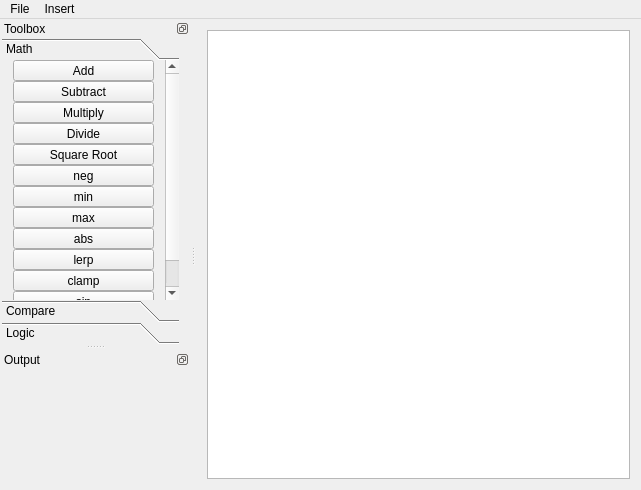
<?xml version="1.0" encoding="UTF-8"?>
<ui version="4.0">
 <class>MainWindow</class>
 <widget class="QMainWindow" name="MainWindow">
  <property name="geometry">
   <rect>
    <x>0</x>
    <y>0</y>
    <width>641</width>
    <height>490</height>
   </rect>
  </property>
  <property name="windowTitle">
   <string>MainWindow</string>
  </property>
  <widget class="QWidget" name="centralWidget">
   <layout class="QGridLayout" name="gridLayout_2">
    <item row="0" column="0">
     <widget class="Workspace" name="workspace"/>
    </item>
   </layout>
  </widget>
  <widget class="QMenuBar" name="menuBar">
   <property name="geometry">
    <rect>
     <x>0</x>
     <y>0</y>
     <width>641</width>
     <height>20</height>
    </rect>
   </property>
   <widget class="QMenu" name="menuInsert">
    <property name="title">
     <string>Insert</string>
    </property>
    <widget class="QMenu" name="menuComparison">
     <property name="title">
      <string>Compare</string>
     </property>
     <addaction name="actionGreaterThan"/>
     <addaction name="actionLessThan"/>
     <addaction name="actionEqual"/>
     <addaction name="actionNot_Equal"/>
    </widget>
    <widget class="QMenu" name="menuLogic">
     <property name="title">
      <string>Logic</string>
     </property>
     <addaction name="actionAND"/>
     <addaction name="actionOR"/>
     <addaction name="actionXOR"/>
     <addaction name="actionNOT"/>
    </widget>
    <widget class="QMenu" name="menuConstant">
     <property name="title">
      <string>Constant</string>
     </property>
     <addaction name="actionColor"/>
     <addaction name="actionDouble"/>
     <addaction name="actionBool"/>
    </widget>
    <widget class="QMenu" name="menuPixel">
     <property name="title">
      <string>Pixel</string>
     </property>
     <addaction name="actionX"/>
     <addaction name="actionY"/>
    </widget>
    <widget class="QMenu" name="menuCalc">
     <property name="title">
      <string>Math</string>
     </property>
     <addaction name="actionADD"/>
     <addaction name="actionSUB"/>
     <addaction name="actionMUL"/>
     <addaction name="actionDIV"/>
     <addaction name="separator"/>
     <addaction name="actionNEG"/>
     <addaction name="actionSQRT"/>
     <addaction name="actionAbsolute_Value"/>
     <addaction name="separator"/>
     <addaction name="actionLerp"/>
     <addaction name="actionClamp"/>
     <addaction name="separator"/>
     <addaction name="actionSin"/>
     <addaction name="actionCos"/>
     <addaction name="separator"/>
     <addaction name="actionMin"/>
     <addaction name="actionMax"/>
    </widget>
    <addaction name="menuCalc"/>
    <addaction name="menuComparison"/>
    <addaction name="menuLogic"/>
    <addaction name="menuConstant"/>
    <addaction name="actionLUT"/>
    <addaction name="actionIf"/>
    <addaction name="actionBitmap"/>
    <addaction name="separator"/>
    <addaction name="menuPixel"/>
    <addaction name="actionRender"/>
   </widget>
   <widget class="QMenu" name="menuFile">
    <property name="title">
     <string>File</string>
    </property>
    <addaction name="actionExport"/>
    <addaction name="separator"/>
    <addaction name="actionExit"/>
   </widget>
   <addaction name="menuFile"/>
   <addaction name="menuInsert"/>
  </widget>
  <widget class="QDockWidget" name="toolboxDock">
   <property name="minimumSize">
    <size>
     <width>190</width>
     <height>237</height>
    </size>
   </property>
   <property name="floating">
    <bool>false</bool>
   </property>
   <property name="features">
    <set>QDockWidget::DockWidgetFloatable|QDockWidget::DockWidgetMovable</set>
   </property>
   <property name="windowTitle">
    <string>Toolbox</string>
   </property>
   <attribute name="dockWidgetArea">
    <number>1</number>
   </attribute>
   <widget class="QWidget" name="dockWidgetContents">
    <layout class="QGridLayout" name="gridLayout_3">
     <property name="sizeConstraint">
      <enum>QLayout::SetMinimumSize</enum>
     </property>
     <property name="leftMargin">
      <number>2</number>
     </property>
     <property name="topMargin">
      <number>0</number>
     </property>
     <property name="bottomMargin">
      <number>0</number>
     </property>
     <property name="verticalSpacing">
      <number>0</number>
     </property>
     <item row="0" column="0">
      <widget class="QToolBox" name="toolBox">
       <property name="lineWidth">
        <number>0</number>
       </property>
       <property name="tabSpacing">
        <number>0</number>
       </property>
       <widget class="QWidget" name="mathPage">
        <property name="geometry">
         <rect>
          <x>0</x>
          <y>0</y>
          <width>165</width>
          <height>331</height>
         </rect>
        </property>
        <attribute name="label">
         <string>Math</string>
        </attribute>
        <layout class="QVBoxLayout" name="verticalLayout_4">
         <property name="spacing">
          <number>0</number>
         </property>
         <property name="topMargin">
          <number>0</number>
         </property>
         <property name="bottomMargin">
          <number>0</number>
         </property>
         <item>
          <widget class="QToolButton" name="addButton">
           <property name="sizePolicy">
            <sizepolicy hsizetype="Expanding" vsizetype="Expanding">
             <horstretch>0</horstretch>
             <verstretch>0</verstretch>
            </sizepolicy>
           </property>
           <property name="text">
            <string>Add</string>
           </property>
           <property name="icon">
            <iconset resource="application.qrc">
             <normaloff>:/icons/add.png</normaloff>:/icons/add.png</iconset>
           </property>
           <property name="iconSize">
            <size>
             <width>24</width>
             <height>24</height>
            </size>
           </property>
           <property name="toolButtonStyle">
            <enum>Qt::ToolButtonTextBesideIcon</enum>
           </property>
          </widget>
         </item>
         <item>
          <widget class="QToolButton" name="subButton">
           <property name="sizePolicy">
            <sizepolicy hsizetype="Expanding" vsizetype="Expanding">
             <horstretch>0</horstretch>
             <verstretch>0</verstretch>
            </sizepolicy>
           </property>
           <property name="text">
            <string>Subtract</string>
           </property>
           <property name="icon">
            <iconset resource="application.qrc">
             <normaloff>:/icons/subtract.png</normaloff>:/icons/subtract.png</iconset>
           </property>
           <property name="iconSize">
            <size>
             <width>24</width>
             <height>24</height>
            </size>
           </property>
           <property name="toolButtonStyle">
            <enum>Qt::ToolButtonTextBesideIcon</enum>
           </property>
          </widget>
         </item>
         <item>
          <widget class="QToolButton" name="mulButton">
           <property name="sizePolicy">
            <sizepolicy hsizetype="Expanding" vsizetype="Expanding">
             <horstretch>0</horstretch>
             <verstretch>0</verstretch>
            </sizepolicy>
           </property>
           <property name="text">
            <string>Multiply</string>
           </property>
           <property name="icon">
            <iconset resource="application.qrc">
             <normaloff>:/icons/multiply.png</normaloff>:/icons/multiply.png</iconset>
           </property>
           <property name="iconSize">
            <size>
             <width>24</width>
             <height>24</height>
            </size>
           </property>
           <property name="toolButtonStyle">
            <enum>Qt::ToolButtonTextBesideIcon</enum>
           </property>
          </widget>
         </item>
         <item>
          <widget class="QToolButton" name="divButton">
           <property name="sizePolicy">
            <sizepolicy hsizetype="Expanding" vsizetype="Expanding">
             <horstretch>0</horstretch>
             <verstretch>0</verstretch>
            </sizepolicy>
           </property>
           <property name="text">
            <string>Divide</string>
           </property>
           <property name="icon">
            <iconset resource="application.qrc">
             <normaloff>:/icons/divide.png</normaloff>:/icons/divide.png</iconset>
           </property>
           <property name="iconSize">
            <size>
             <width>24</width>
             <height>24</height>
            </size>
           </property>
           <property name="toolButtonStyle">
            <enum>Qt::ToolButtonTextBesideIcon</enum>
           </property>
          </widget>
         </item>
         <item>
          <widget class="QToolButton" name="sqrtButton">
           <property name="sizePolicy">
            <sizepolicy hsizetype="Expanding" vsizetype="Expanding">
             <horstretch>0</horstretch>
             <verstretch>0</verstretch>
            </sizepolicy>
           </property>
           <property name="text">
            <string>Square Root</string>
           </property>
           <property name="icon">
            <iconset resource="application.qrc">
             <normaloff>:/icons/sqrt.png</normaloff>:/icons/sqrt.png</iconset>
           </property>
           <property name="iconSize">
            <size>
             <width>24</width>
             <height>24</height>
            </size>
           </property>
           <property name="toolButtonStyle">
            <enum>Qt::ToolButtonTextBesideIcon</enum>
           </property>
          </widget>
         </item>
         <item>
          <widget class="QToolButton" name="negButton">
           <property name="sizePolicy">
            <sizepolicy hsizetype="Expanding" vsizetype="Expanding">
             <horstretch>0</horstretch>
             <verstretch>0</verstretch>
            </sizepolicy>
           </property>
           <property name="text">
            <string>neg</string>
           </property>
           <property name="toolButtonStyle">
            <enum>Qt::ToolButtonTextBesideIcon</enum>
           </property>
          </widget>
         </item>
         <item>
          <widget class="QToolButton" name="minButton">
           <property name="sizePolicy">
            <sizepolicy hsizetype="Expanding" vsizetype="Expanding">
             <horstretch>0</horstretch>
             <verstretch>0</verstretch>
            </sizepolicy>
           </property>
           <property name="text">
            <string>min</string>
           </property>
           <property name="toolButtonStyle">
            <enum>Qt::ToolButtonTextBesideIcon</enum>
           </property>
          </widget>
         </item>
         <item>
          <widget class="QToolButton" name="maxButton">
           <property name="sizePolicy">
            <sizepolicy hsizetype="Expanding" vsizetype="Expanding">
             <horstretch>0</horstretch>
             <verstretch>0</verstretch>
            </sizepolicy>
           </property>
           <property name="text">
            <string>max</string>
           </property>
           <property name="toolButtonStyle">
            <enum>Qt::ToolButtonTextBesideIcon</enum>
           </property>
          </widget>
         </item>
         <item>
          <widget class="QToolButton" name="absButton">
           <property name="sizePolicy">
            <sizepolicy hsizetype="Expanding" vsizetype="Expanding">
             <horstretch>0</horstretch>
             <verstretch>0</verstretch>
            </sizepolicy>
           </property>
           <property name="text">
            <string>abs</string>
           </property>
           <property name="toolButtonStyle">
            <enum>Qt::ToolButtonTextBesideIcon</enum>
           </property>
          </widget>
         </item>
         <item>
          <widget class="QToolButton" name="lerpButton">
           <property name="sizePolicy">
            <sizepolicy hsizetype="Expanding" vsizetype="Expanding">
             <horstretch>0</horstretch>
             <verstretch>0</verstretch>
            </sizepolicy>
           </property>
           <property name="text">
            <string>lerp</string>
           </property>
           <property name="toolButtonStyle">
            <enum>Qt::ToolButtonTextBesideIcon</enum>
           </property>
          </widget>
         </item>
         <item>
          <widget class="QToolButton" name="clampButton">
           <property name="sizePolicy">
            <sizepolicy hsizetype="Expanding" vsizetype="Expanding">
             <horstretch>0</horstretch>
             <verstretch>0</verstretch>
            </sizepolicy>
           </property>
           <property name="text">
            <string>clamp</string>
           </property>
           <property name="toolButtonStyle">
            <enum>Qt::ToolButtonTextBesideIcon</enum>
           </property>
          </widget>
         </item>
         <item>
          <widget class="QToolButton" name="sinButton">
           <property name="sizePolicy">
            <sizepolicy hsizetype="Expanding" vsizetype="Expanding">
             <horstretch>0</horstretch>
             <verstretch>0</verstretch>
            </sizepolicy>
           </property>
           <property name="text">
            <string>sin</string>
           </property>
           <property name="toolButtonStyle">
            <enum>Qt::ToolButtonTextBesideIcon</enum>
           </property>
          </widget>
         </item>
         <item>
          <widget class="QToolButton" name="cosButton">
           <property name="sizePolicy">
            <sizepolicy hsizetype="Expanding" vsizetype="Expanding">
             <horstretch>0</horstretch>
             <verstretch>0</verstretch>
            </sizepolicy>
           </property>
           <property name="text">
            <string>cos</string>
           </property>
           <property name="toolButtonStyle">
            <enum>Qt::ToolButtonTextBesideIcon</enum>
           </property>
          </widget>
         </item>
        </layout>
       </widget>
       <widget class="QWidget" name="comparePage">
        <property name="geometry">
         <rect>
          <x>0</x>
          <y>0</y>
          <width>179</width>
          <height>241</height>
         </rect>
        </property>
        <attribute name="label">
         <string>Compare</string>
        </attribute>
        <layout class="QVBoxLayout" name="verticalLayout">
         <property name="spacing">
          <number>0</number>
         </property>
         <property name="topMargin">
          <number>0</number>
         </property>
         <property name="bottomMargin">
          <number>0</number>
         </property>
         <item>
          <widget class="QToolButton" name="gtButton">
           <property name="sizePolicy">
            <sizepolicy hsizetype="Expanding" vsizetype="Expanding">
             <horstretch>0</horstretch>
             <verstretch>0</verstretch>
            </sizepolicy>
           </property>
           <property name="text">
            <string>Greater</string>
           </property>
           <property name="icon">
            <iconset resource="application.qrc">
             <normaloff>:/icons/greater_than.png</normaloff>:/icons/greater_than.png</iconset>
           </property>
           <property name="iconSize">
            <size>
             <width>24</width>
             <height>24</height>
            </size>
           </property>
           <property name="toolButtonStyle">
            <enum>Qt::ToolButtonTextBesideIcon</enum>
           </property>
          </widget>
         </item>
         <item>
          <widget class="QToolButton" name="ltButton">
           <property name="sizePolicy">
            <sizepolicy hsizetype="Expanding" vsizetype="Expanding">
             <horstretch>0</horstretch>
             <verstretch>0</verstretch>
            </sizepolicy>
           </property>
           <property name="text">
            <string>Less</string>
           </property>
           <property name="icon">
            <iconset resource="application.qrc">
             <normaloff>:/icons/less_than.png</normaloff>:/icons/less_than.png</iconset>
           </property>
           <property name="iconSize">
            <size>
             <width>24</width>
             <height>24</height>
            </size>
           </property>
           <property name="toolButtonStyle">
            <enum>Qt::ToolButtonTextBesideIcon</enum>
           </property>
          </widget>
         </item>
         <item>
          <widget class="QToolButton" name="eqButton">
           <property name="sizePolicy">
            <sizepolicy hsizetype="Expanding" vsizetype="Expanding">
             <horstretch>0</horstretch>
             <verstretch>0</verstretch>
            </sizepolicy>
           </property>
           <property name="text">
            <string>Equal</string>
           </property>
           <property name="icon">
            <iconset resource="application.qrc">
             <normaloff>:/icons/equal.png</normaloff>:/icons/equal.png</iconset>
           </property>
           <property name="iconSize">
            <size>
             <width>24</width>
             <height>24</height>
            </size>
           </property>
           <property name="toolButtonStyle">
            <enum>Qt::ToolButtonTextBesideIcon</enum>
           </property>
          </widget>
         </item>
         <item>
          <widget class="QToolButton" name="neButton">
           <property name="sizePolicy">
            <sizepolicy hsizetype="Expanding" vsizetype="Expanding">
             <horstretch>0</horstretch>
             <verstretch>0</verstretch>
            </sizepolicy>
           </property>
           <property name="text">
            <string>Not Equal</string>
           </property>
           <property name="icon">
            <iconset resource="application.qrc">
             <normaloff>:/icons/not_equal.png</normaloff>:/icons/not_equal.png</iconset>
           </property>
           <property name="iconSize">
            <size>
             <width>24</width>
             <height>24</height>
            </size>
           </property>
           <property name="toolButtonStyle">
            <enum>Qt::ToolButtonTextBesideIcon</enum>
           </property>
          </widget>
         </item>
        </layout>
       </widget>
       <widget class="QWidget" name="logicPage">
        <property name="geometry">
         <rect>
          <x>0</x>
          <y>0</y>
          <width>179</width>
          <height>241</height>
         </rect>
        </property>
        <attribute name="label">
         <string>Logic</string>
        </attribute>
        <layout class="QVBoxLayout" name="verticalLayout_7">
         <property name="spacing">
          <number>0</number>
         </property>
         <property name="topMargin">
          <number>0</number>
         </property>
         <property name="bottomMargin">
          <number>0</number>
         </property>
         <item>
          <widget class="QToolButton" name="andButton">
           <property name="sizePolicy">
            <sizepolicy hsizetype="Expanding" vsizetype="Expanding">
             <horstretch>0</horstretch>
             <verstretch>0</verstretch>
            </sizepolicy>
           </property>
           <property name="text">
            <string>AND</string>
           </property>
           <property name="toolButtonStyle">
            <enum>Qt::ToolButtonTextBesideIcon</enum>
           </property>
          </widget>
         </item>
         <item>
          <widget class="QToolButton" name="orButton">
           <property name="sizePolicy">
            <sizepolicy hsizetype="Expanding" vsizetype="Expanding">
             <horstretch>0</horstretch>
             <verstretch>0</verstretch>
            </sizepolicy>
           </property>
           <property name="text">
            <string>OR</string>
           </property>
           <property name="toolButtonStyle">
            <enum>Qt::ToolButtonTextBesideIcon</enum>
           </property>
          </widget>
         </item>
         <item>
          <widget class="QToolButton" name="xorButton">
           <property name="sizePolicy">
            <sizepolicy hsizetype="Expanding" vsizetype="Expanding">
             <horstretch>0</horstretch>
             <verstretch>0</verstretch>
            </sizepolicy>
           </property>
           <property name="text">
            <string>XOR</string>
           </property>
           <property name="toolButtonStyle">
            <enum>Qt::ToolButtonTextBesideIcon</enum>
           </property>
          </widget>
         </item>
         <item>
          <widget class="QToolButton" name="notButton">
           <property name="sizePolicy">
            <sizepolicy hsizetype="Expanding" vsizetype="Expanding">
             <horstretch>0</horstretch>
             <verstretch>0</verstretch>
            </sizepolicy>
           </property>
           <property name="text">
            <string>NOT</string>
           </property>
           <property name="toolButtonStyle">
            <enum>Qt::ToolButtonTextBesideIcon</enum>
           </property>
          </widget>
         </item>
        </layout>
       </widget>
      </widget>
     </item>
    </layout>
   </widget>
  </widget>
  <widget class="QDockWidget" name="outputDock">
   <property name="minimumSize">
    <size>
     <width>100</width>
     <height>140</height>
    </size>
   </property>
   <property name="features">
    <set>QDockWidget::DockWidgetFloatable|QDockWidget::DockWidgetMovable</set>
   </property>
   <property name="windowTitle">
    <string>Output</string>
   </property>
   <attribute name="dockWidgetArea">
    <number>1</number>
   </attribute>
   <widget class="QWidget" name="dockWidgetContents_3">
    <layout class="QGridLayout" name="gridLayout_4">
     <property name="leftMargin">
      <number>2</number>
     </property>
     <property name="topMargin">
      <number>0</number>
     </property>
     <property name="rightMargin">
      <number>2</number>
     </property>
     <property name="bottomMargin">
      <number>2</number>
     </property>
     <item row="0" column="0">
      <widget class="RenderArea" name="renderArea" native="true">
       <property name="sizePolicy">
        <sizepolicy hsizetype="Expanding" vsizetype="Expanding">
         <horstretch>0</horstretch>
         <verstretch>0</verstretch>
        </sizepolicy>
       </property>
       <layout class="QGridLayout" name="gridLayout">
        <property name="leftMargin">
         <number>0</number>
        </property>
        <property name="topMargin">
         <number>0</number>
        </property>
        <property name="rightMargin">
         <number>0</number>
        </property>
        <property name="bottomMargin">
         <number>0</number>
        </property>
        <property name="spacing">
         <number>0</number>
        </property>
       </layout>
      </widget>
     </item>
    </layout>
   </widget>
  </widget>
  <action name="actionIf">
   <property name="text">
    <string>Condition</string>
   </property>
  </action>
  <action name="actionGreaterThan">
   <property name="text">
    <string>Greater</string>
   </property>
  </action>
  <action name="actionGreaterOrEqual">
   <property name="text">
    <string>Greater or Equal</string>
   </property>
  </action>
  <action name="actionLessThan">
   <property name="text">
    <string>Less</string>
   </property>
  </action>
  <action name="actionLess_Or_Equal">
   <property name="text">
    <string>Less or Equal</string>
   </property>
  </action>
  <action name="actionEqual">
   <property name="text">
    <string>Equal</string>
   </property>
  </action>
  <action name="actionNot_Equal">
   <property name="text">
    <string>Not Equal</string>
   </property>
  </action>
  <action name="actionAND">
   <property name="text">
    <string>AND</string>
   </property>
  </action>
  <action name="actionOR">
   <property name="text">
    <string>OR</string>
   </property>
  </action>
  <action name="actionXOR">
   <property name="text">
    <string>XOR</string>
   </property>
  </action>
  <action name="actionNOT">
   <property name="text">
    <string>NOT</string>
   </property>
  </action>
  <action name="actionBool">
   <property name="text">
    <string>Boolean</string>
   </property>
  </action>
  <action name="actionDouble">
   <property name="text">
    <string>Real Number</string>
   </property>
  </action>
  <action name="actionColor">
   <property name="text">
    <string>Color</string>
   </property>
  </action>
  <action name="actionLUT">
   <property name="text">
    <string>LUT</string>
   </property>
  </action>
  <action name="actionX">
   <property name="text">
    <string>X</string>
   </property>
  </action>
  <action name="actionY">
   <property name="text">
    <string>Y</string>
   </property>
  </action>
  <action name="actionRender">
   <property name="text">
    <string>Render</string>
   </property>
  </action>
  <action name="actionADD">
   <property name="text">
    <string>Add</string>
   </property>
  </action>
  <action name="actionSUB">
   <property name="text">
    <string>Subtract</string>
   </property>
  </action>
  <action name="actionMUL">
   <property name="text">
    <string>Multiply</string>
   </property>
  </action>
  <action name="actionDIV">
   <property name="text">
    <string>Divide</string>
   </property>
  </action>
  <action name="actionNEG">
   <property name="text">
    <string>Negative</string>
   </property>
  </action>
  <action name="actionSQRT">
   <property name="text">
    <string>Square Root</string>
   </property>
  </action>
  <action name="actionAbsolute_Value">
   <property name="text">
    <string>Absolute Value</string>
   </property>
  </action>
  <action name="actionLerp">
   <property name="text">
    <string>lerp</string>
   </property>
  </action>
  <action name="actionClamp">
   <property name="text">
    <string>clamp</string>
   </property>
  </action>
  <action name="actionBitmap">
   <property name="text">
    <string>Bitmap</string>
   </property>
  </action>
  <action name="actionSin">
   <property name="text">
    <string>sin</string>
   </property>
  </action>
  <action name="actionCos">
   <property name="text">
    <string>cos</string>
   </property>
  </action>
  <action name="actionMin">
   <property name="text">
    <string>min</string>
   </property>
  </action>
  <action name="actionMax">
   <property name="text">
    <string>max</string>
   </property>
  </action>
  <action name="actionExport">
   <property name="text">
    <string>Export</string>
   </property>
  </action>
  <action name="actionExit">
   <property name="text">
    <string>Exit</string>
   </property>
  </action>
 </widget>
 <layoutdefault spacing="6" margin="11"/>
 <customwidgets>
  <customwidget>
   <class>RenderArea</class>
   <extends>QWidget</extends>
   <header location="global">include/RenderArea.h</header>
   <container>1</container>
  </customwidget>
  <customwidget>
   <class>Workspace</class>
   <extends>QGraphicsView</extends>
   <header location="global">include/Workspace.h</header>
  </customwidget>
 </customwidgets>
 <resources>
  <include location="application.qrc"/>
 </resources>
 <connections/>
</ui>
